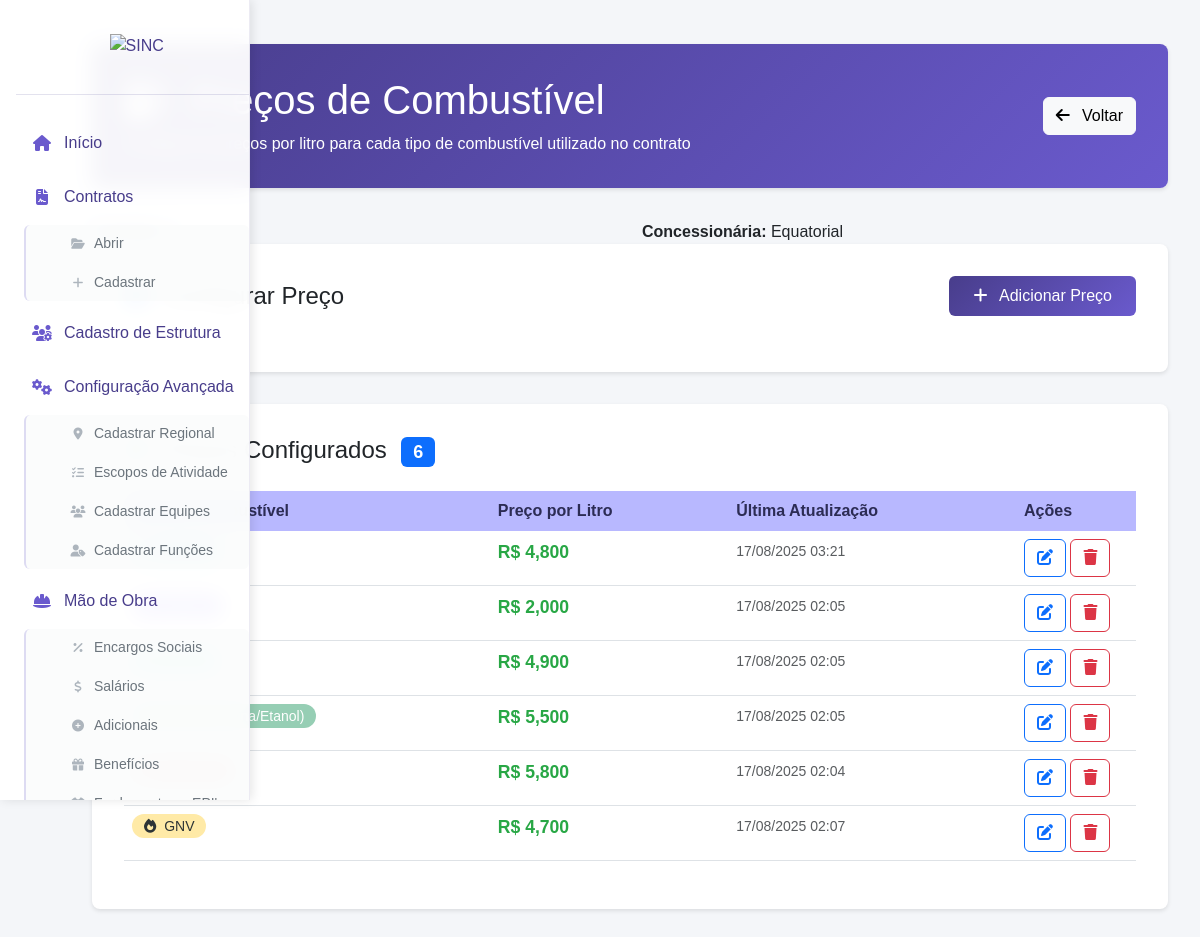
The app's page /veiculos/precos-combustivel/4/ with its own data.
### cad_contrato/models.py (models this page shows)
class CadastroContrato(models.Model):
    ESTADOS_CHOICES = [
        ('AC', 'Acre'),
        ('AL', 'Alagoas'),
        ('AP', 'Amapá'),
        ('AM', 'Amazonas'),
        ('BA', 'Bahia'),
        ('CE', 'Ceará'),
        ('DF', 'Distrito Federal'),
        ('ES', 'Espírito Santo'),
        ('GO', 'Goiás'),
        ('MA', 'Maranhão'),
        ('MT', 'Mato Grosso'),
        ('MS', 'Mato Grosso do Sul'),
        ('MG', 'Minas Gerais'),
        ('PA', 'Pará'),
        ('PB', 'Paraíba'),
        ('PR', 'Paraná'),
        ('PE', 'Pernambuco'),
        ('PI', 'Piauí'),
        ('RJ', 'Rio de Janeiro'),
        ('RN', 'Rio Grande do Norte'),
        ('RS', 'Rio Grande do Sul'),
        ('RO', 'Rondônia'),
        ('RR', 'Roraima'),
        ('SC', 'Santa Catarina'),
        ('SP', 'São Paulo'),
        ('SE', 'Sergipe'),
        ('TO', 'Tocantins'),
    ]
    STATUS_CHOICES = [
        ('EM_LICITACAO', 'Em Licitação'),
        ('EM_RENOVACAO', 'Em Renovação'),
        ('ATIVO', 'Ativo'),
        ('ENCERRADO', 'Encerrado'),
    ]
    contrato = models.AutoField(primary_key=True)
    concessionaria = models.CharField(max_length=100, default='Equatorial')
    estado = models.CharField(max_length=2, choices=ESTADOS_CHOICES, default='GO')
    municipio = models.CharField(max_length=100, default='Goiânia')
    escopo_contrato = models.CharField(max_length=255)
    inicio_vigencia_contrato = models.DateField(default='2025-01-01')
    fim_vigencia_contrato = models.DateField(default='2029-01-01')
    versao_base = models.ForeignKey('self', null=True, blank=True, on_delete=models.PROTECT, related_name='versoes')
    numero_versao = models.IntegerField(default=0)
    descricao_alteracao = models.TextField(blank=True)
    status_contrato = models.CharField(max_length=15, choices=STATUS_CHOICES, default='EM_LICITACAO', verbose_name="Status do Contrato")
    valor_inicial = models.DecimalField(max_digits=15, decimal_places=2, default=0.00, verbose_name="Valor Inicial do Contrato")
    created_at = models.DateTimeField(auto_now_add=True)
    updated_at = models.DateTimeField(auto_now=True)
    class Meta:
        ordering = ['-created_at']
    def __str__(self):
        return f"Contrato {self.contrato} - {self.escopo_contrato}"

### veiculos/models.py (models this page shows, shortened)
class PrecoCombustivel(models.Model):
    TIPO_COMBUSTIVEL_CHOICES = [
        ('gasolina', 'Gasolina'),
        ('etanol', 'Etanol'),
        ('diesel', 'Diesel'),
        ('flex', 'Flex (Gasolina/Etanol)'),
        ('gnv', 'GNV'),
        ('eletrico', 'Elétrico'),
    ]
    contrato = models.ForeignKey(
        CadastroContrato,
        on_delete=models.PROTECT,
        related_name="precos_combustivel",
        verbose_name="Contrato"
    )
    tipo_combustivel = models.CharField(
        max_length=20,
        choices=TIPO_COMBUSTIVEL_CHOICES,
        verbose_name="Tipo de Combustível"
    )
    preco_por_litro = models.DecimalField(
        max_digits=6,
        decimal_places=3,
        verbose_name="Preço por Litro (R$)"
    )
    created_at = models.DateTimeField(auto_now_add=True)
    updated_at = models.DateTimeField(auto_now=True)
    class Meta:
        verbose_name = "Preço de Combustível"
        verbose_name_plural = "Preços de Combustível"
        unique_together = ('contrato', 'tipo_combustivel')
        ordering = ['contrato', 'tipo_combustivel']

### veiculos/views.py (the view, shortened to what this page needs)
# urls.py: path('precos-combustivel/<int:contrato_id>/', PrecoCombustivelCreateView.as_view(), name='configurar_precos_combustivel'),
class PrecoCombustivelCreateView(CreateView):
    model = PrecoCombustivel
    form_class = PrecoCombustivelForm
    template_name = "veiculos/configurar_precos_combustivel.html"
    success_url = reverse_lazy("configurar_precos_combustivel")
    def dispatch(self, request, *args, **kwargs):
        contrato_id = self.kwargs.get('contrato_id') or request.session.get('contrato_id')
        if not contrato_id:
            return redirect('selecionar_contrato')
        self.contrato = get_object_or_404(CadastroContrato, pk=contrato_id)
        return super().dispatch(request, *args, **kwargs)
    def get_form_kwargs(self):
        kwargs = super().get_form_kwargs()
        kwargs["contrato"] = self.contrato
        return kwargs
    def get(self, request, *args, **kwargs):
        return super().get(request, *args, **kwargs)
    def get_context_data(self, **kwargs):
        context = super().get_context_data(**kwargs)
        context["contrato"] = self.contrato
        self._inicializar_tipos_combustivel()
        context["precos"] = PrecoCombustivel.objects.filter(
            contrato=self.contrato
        ).order_by('tipo_combustivel')
        return context
    def _inicializar_tipos_combustivel(self):
        tipos_existentes = PrecoCombustivel.objects.filter(
            contrato=self.contrato
        ).values_list('tipo_combustivel', flat=True)
        todos_tipos = [choice[0] for choice in PrecoCombustivel.TIPO_COMBUSTIVEL_CHOICES]
        for tipo in todos_tipos:
            if tipo not in tipos_existentes:
                PrecoCombustivel.objects.create(
                    contrato=self.contrato,
                    tipo_combustivel=tipo,
                    preco_por_litro=0.000
                )

### app/context_processors.py (called while the page is built)
def contrato_context(request):
    contrato_id = request.session.get('contrato_id')
    contrato = None
    if contrato_id:
        try:
            contrato = CadastroContrato.objects.get(contrato=contrato_id)
        except CadastroContrato.DoesNotExist:
            pass
    return {'contrato': contrato}

### veiculos/templates/veiculos/configurar_precos_combustivel.html (shortened to what this page needs)
{% extends 'base.html' %}
{% load static %}
{% block content %}
<div class="container-fluid py-4">
    <div class="page-header">
        <div class="d-flex align-items-center justify-content-between">
            <div>
                <h1 class="mb-2">
                    <i class="fas fa-gas-pump me-3"></i>
                    Preços de Combustível
                </h1>
                <p class="mb-0 opacity-90">
                    Configure os preços por litro para cada tipo de combustível utilizado no contrato
                </p>
            </div>
            <div>
                <a href="{% url 'menu_cadastro_estrutura' %}" class="btn btn-light">
                    <i class="fas fa-arrow-left me-2"></i>
                    Voltar
                </a>
            </div>
        </div>
    </div>
                    <div class="row align-items-center">
                        <div class="col-md-6">
                            <strong>Contrato:</strong> {{ contrato.contrato }}
                        </div>
                        <div class="col-md-6">
                            <strong>Concessionária:</strong> {{ contrato.concessionaria }}
                        </div>
                    </div>
    <div class="form-card">
        <div class="d-flex align-items-center justify-content-between mb-4">
            <h4 class="mb-0">
                <i class="fas fa-plus-circle me-2 text-primary"></i>
                Configurar Preço
            </h4>
            <button class="btn btn-primary-custom btn-custom"
                    hx-get="?fragment=form"
                    hx-target="#preco-form"
                    hx-swap="innerHTML">
                <i class="fas fa-plus me-2"></i>
                Adicionar Preço
            </button>
        </div>
    </div>
    <div class="form-card">
        <div class="d-flex align-items-center justify-content-between mb-4">
            <h4 class="mb-0">
                <i class="fas fa-list me-2 text-success"></i>
                Preços Configurados
                <span class="badge bg-primary ms-2">{{ precos.count }}</span>
            </h4>
        </div>
        <div id="lista-precos" class="table-responsive">
            {% include 'veiculos/_lista_precos_combustivel_inline.html' %}
        </div>
    </div>
</div>
{% endblock %}

### veiculos/templates/veiculos/_lista_precos_combustivel_inline.html (shortened to what this page needs)
{% if precos %}
<table class="table table-hover">
    <thead>
        <tr>
            <th style="background: #B8B8FF !important; color: #2C2C54 !important;">Tipo de Combustível</th>
            <th style="background: #B8B8FF !important; color: #2C2C54 !important;">Preço por Litro</th>
            <th style="background: #B8B8FF !important; color: #2C2C54 !important;">Última Atualização</th>
            <th style="background: #B8B8FF !important; color: #2C2C54 !important;" width="120">Ações</th>
        </tr>
    </thead>
    <tbody>
        {% for preco in precos %}
        <tr>
            <td>
                <span class="combustivel-badge combustivel-{{ preco.tipo_combustivel }}">
                    <i class="fas fa-{% if preco.tipo_combustivel == 'gasolina' %}gas-pump{% elif preco.tipo_combustivel == 'etanol' %}leaf{% elif preco.tipo_combustivel == 'diesel' %}truck{% elif preco.tipo_combustivel == 'flex' %}exchange-alt{% elif preco.tipo_combustivel == 'gnv' %}fire{% else %}bolt{% endif %} me-1"></i>
                    {{ preco.get_tipo_combustivel_display }}
                </span>
            </td>
            <td>
                {% if preco.preco_por_litro > 0 %}
                    <span class="preco-destaque">R$ {{ preco.preco_por_litro|floatformat:3 }}</span>
                {% else %}
                    <span class="text-warning fw-bold">Não configurado</span>
                    <br><small class="text-muted">Clique em editar para configurar</small>
                {% endif %}
            </td>
            <td>
                <small class="text-muted">
                    {{ preco.updated_at|date:"d/m/Y H:i" }}
                </small>
            </td>
            <td>
                <div class="action-buttons">
                    <button class="btn btn-outline-primary btn-sm-custom"
                            hx-get="{% url 'editar_preco_combustivel' preco.pk %}?partial=true"
                            hx-target="#preco-form"
                            hx-swap="innerHTML"
                            title="{% if preco.preco_por_litro > 0 %}Editar{% else %}Configurar{% endif %}">
                        <i class="fas fa-{% if preco.preco_por_litro > 0 %}edit{% else %}plus{% endif %}"></i>
                    </button>
                    {% if preco.preco_por_litro > 0 %}
                    <button class="btn btn-outline-danger btn-sm-custom btn-delete"
                            hx-post="{% url 'excluir_preco_combustivel' preco.pk %}"
                            hx-target="#lista-precos"
                            hx-swap="innerHTML"
                            data-tipo="{{ preco.get_tipo_combustivel_display }}"
                            title="Excluir">
                        <i class="fas fa-trash"></i>
                    </button>
                    {% endif %}
                </div>
            </td>
        </tr>
        {% endfor %}
    </tbody>
</table>
{% endif %}

### veiculos/templates/veiculos/configurar_precos_combustivel.html (style rules this page uses)
:root { --primary-color: #483D8B; --secondary-color: #6A5ACD; --success-color: #28a745; --warning-color: #ffc107; --danger-color: #dc3545; --info-color: #17a2b8; --light-color: #f8f9fa; --dark-color: #343a40; --primary-soft: #6B5ACF; --secondary-soft: #8B7ED8; --success-soft: #52C585; --info-soft: #4FCADB; --warning-soft: #FFD93D; --background-soft: #FAFBFF; --border-radius: 8px; --box-shadow: 0 2px 4px rgba(0,0,0,0.1); --box-shadow-hover: 0 4px 12px rgba(0,0,0,0.15); --transition: all 0.3s ease; }
.page-header { background: linear-gradient(135deg, var(--primary-color) 0%, var(--secondary-color) 100%); color: white; padding: 2rem; border-radius: var(--border-radius); margin-bottom: 2rem; box-shadow: var(--box-shadow); }
.form-card { background: white; border-radius: var(--border-radius); box-shadow: var(--box-shadow); padding: 2rem; margin-bottom: 2rem; }
.btn-custom { border-radius: 6px; font-weight: 500; padding: 0.5rem 1.5rem; transition: var(--transition); }
.btn-primary-custom { background: linear-gradient(135deg, var(--primary-color) 0%, var(--secondary-color) 100%); border: none; color: white; }
.combustivel-badge { padding: 0.25rem 0.75rem; border-radius: 1rem; font-size: 0.875rem; font-weight: 500; }
.combustivel-gasolina { background-color: #ff6b6b; color: white; }
.combustivel-etanol { background-color: #4ecdc4; color: white; }
.combustivel-diesel { background-color: #45b7d1; color: white; }
.combustivel-flex { background-color: #96ceb4; color: white; }
.combustivel-gnv { background-color: #ffeaa7; color: #2d3436; }
.combustivel-eletrico { background-color: #6c5ce7; color: white; }
.table th { background: linear-gradient(135deg, #B8B8FF 0%, #D8D8FF 100%); color: #2C2C54; border: none; font-weight: 600; }
.preco-destaque { font-size: 1.1rem; font-weight: 600; color: var(--success-color); }

### records on screen
CadastroContrato: concessionaria "Equatorial"
PrecoCombustivel: tipo_combustivel "Diesel", preco_por_litro "4,800", updated_at "17/08/2025 03:21"
PrecoCombustivel: preco_por_litro "2,000", updated_at "17/08/2025 02:05"
PrecoCombustivel: preco_por_litro "4,900", updated_at "17/08/2025 02:05"
PrecoCombustivel: tipo_combustivel "Flex (Gasolina/Etanol)", preco_por_litro "5,500", updated_at "17/08/2025 02:05"
PrecoCombustivel: preco_por_litro "5,800", updated_at "17/08/2025 02:04"
PrecoCombustivel: tipo_combustivel "GNV", preco_por_litro "4,700", updated_at "17/08/2025 02:07"

### other values on screen
{{ precos.count }} "6"
